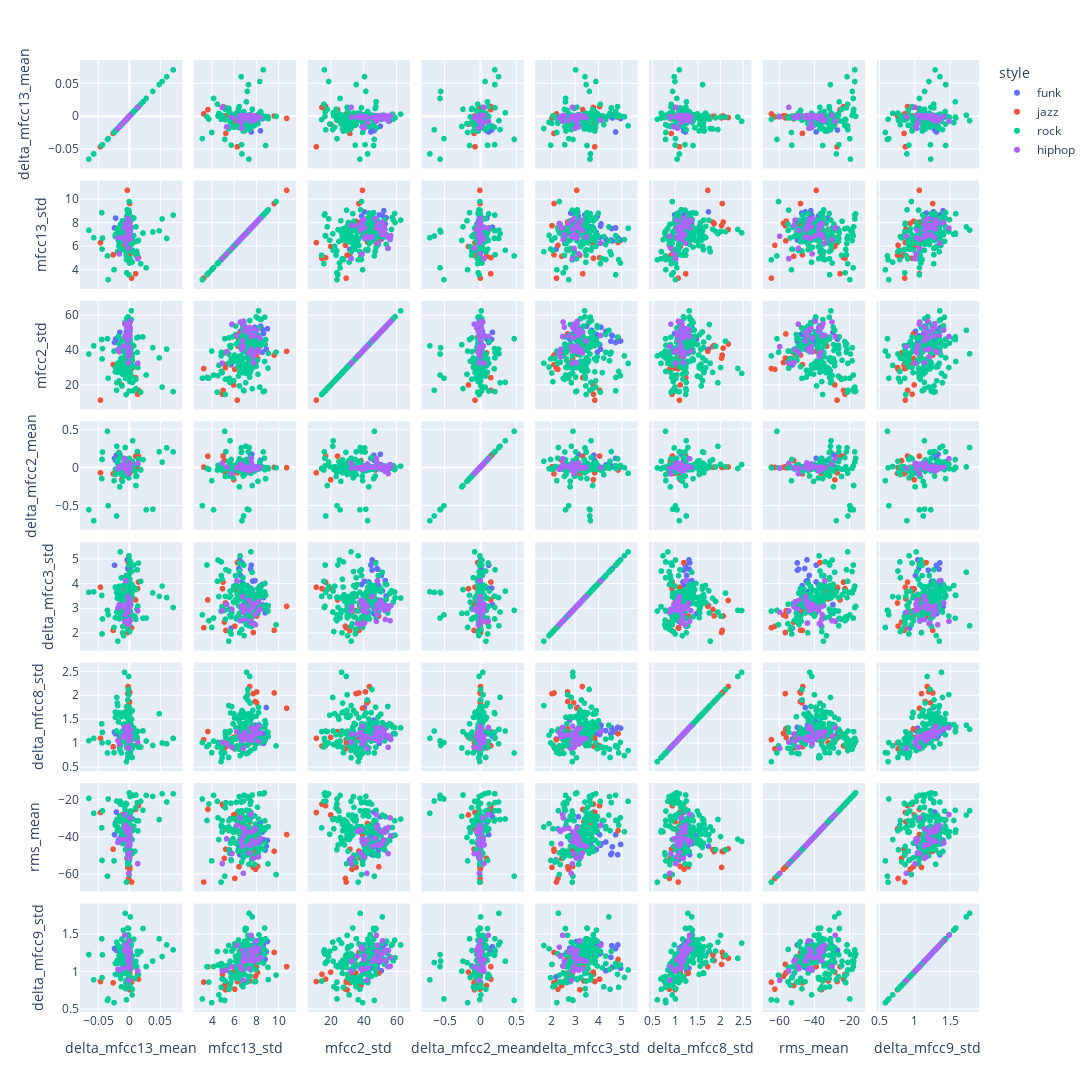

The cell this chart's notebook holds for it:
### Markdown cell above
Scatter plot of features

### Code cell
import plotly.express as px
lst=df.columns
lst=['style','mfcc1_std', 'flux_mean', 'delta_mfcc1_std', 'flux_std', 'mfcc2_mean',
       'mfcc9_mean', 'delta_mfcc10_std', 'zcr_std', 'mfcc13_mean',
       'mfcc8_mean', 'delta_mfcc2_std', 'mfcc11_mean', 'centroid_std',
       'mfcc10_mean', 'rms_std', 'centroid_mean', 'onsets_mid_std',
       'delta_mfcc13_mean', 'mfcc13_std', 'mfcc2_std', 'delta_mfcc2_mean',
       'delta_mfcc3_std', 'delta_mfcc8_std', 'rms_mean', 'delta_mfcc9_std']
fig = px.scatter_matrix(df[lst],dimensions=['delta_mfcc13_mean', 'mfcc13_std', 'mfcc2_std', 'delta_mfcc2_mean',
       'delta_mfcc3_std', 'delta_mfcc8_std', 'rms_mean', 'delta_mfcc9_std'],color='style')
fig.update_layout(
    autosize=True,
    width=1500,
    height=1500
)
fig.show()

### Figure 1 — Plotly figure (JSON) as saved in the notebook; plotly's stock layout.template omitted (floating-point values rounded to 4 significant figures; data arrays with more than 128 entries replaced by an {"elided": "..."} marker saying what was removed)
{"data": [{"dimensions": [{"axis": {"matches": true}, "label": "delta_mfcc13_mean", "values": [0.0005065, 0.0006452, -0.0001418, 0.001017, 0.0005504, 0.00132, -0.0002619, -0.0002398, -0.0004995, -0.001714, -0.02074, -0.02193, -0.01505, -0.003539, 0.0009894, -0.02369, -0.003159, -0.004489, -0.00229, -0.000465, 0.0003841, -0.0009843, -0.000316, -0.0005486, -0.0007272, -0.000922, -0.001229, 0.0005822]}, {"axis": {"matches": true}, "label": "mfcc13_std", "values": [6.735, 7.914, 6.54, 7.22, 5.751, 7.521, 8.943, 6.741, 7.319, 7.713, 7.52, 8.412, 7.628, 8.575, 7.52, 7.575, 6.529, 6.614, 6.463, 8.839, 7.504, 7.419, 8.685, 7.658, 8.679, 8.434, 9.041, 8.617]}, {"axis": {"matches": true}, "label": "mfcc2_std", "values": [45.27, 53.3, 45.27, 49.28, 31.61, 46.44, 40.59, 43.31, 46.4, 40.55, 46.38, 46.5, 50.35, 38.87, 48.71, 44.54, 45.37, 50.97, 48.35, 43.49, 48.0, 51.63, 49.7, 43.38, 44.14, 53.87, 52.43, 51.82]}, {"axis": {"matches": true}, "label": "delta_mfcc2_mean", "values": [0.01459, 0.005319, 0.009726, 0.01081, 0.002114, 0.009531, 0.0003808, -0.01902, 0.005888, -0.0106, 0.1648, 0.0989, 0.1769, -0.004759, 0.01779, 0.1237, 0.009758, 0.03628, 0.01642, -0.003164, 0.005306, -0.002571, 0.002451, -0.0008744, -0.004121, 0.004854, -0.01035, 0.005459]}, {"axis": {"matches": true}, "label": "delta_mfcc3_std", "values": [4.853, 4.132, 4.557, 3.928, 2.2, 2.785, 3.122, 4.077, 3.705, 4.112, 3.827, 3.849, 3.158, 3.973, 4.596, 4.759, 4.976, 4.341, 4.623, 2.827, 3.758, 3.721, 3.017, 3.681, 3.44, 3.507, 3.07, 3.145]}, {"axis": {"matches": true}, "label": "delta_mfcc8_std", "values": [1.335, 1.379, 1.198, 1.198, 1.09, 1.485, 1.75, 1.184, 1.222, 1.289, 1.213, 1.197, 1.147, 1.332, 1.323, 1.235, 1.316, 1.266, 1.276, 1.076, 1.295, 1.179, 0.998, 1.224, 1.205, 1.108, 1.229, 1.101]}, {"axis": {"matches": true}, "label": "rms_mean", "values": [-49.52, -43.64, -49.43, -46.76, -52.33, -39.3, -44.89, -38.74, -41.56, -44.36, -26.48, -32.1, -29.05, -37.41, -48.75, -38.69, -43.96, -42.67, -45.26, -47.01, -41.61, -42.31, -46.67, -44.09, -41.29, -42.54, -41.77, -42.22]}, {"axis": {"matches": true}, "label": "delta_mfcc9_std", "values": [1.359, 1.372, 1.193, 1.288, 0.9305, 1.315, 1.267, 1.239, 1.227, 1.25, 1.287, 1.318, 1.334, 1.356, 1.349, 1.31, 1.046, 1.013, 1.059, 1.166, 1.316, 1.278, 1.128, 1.253, 1.362, 1.254, 1.405, 1.316]}], "hovertemplate": "style=funk<br>%{xaxis.title.text}=%{x}<br>%{yaxis.title.text}=%{y}<extra></extra>", "legendgroup": "funk", "marker": {"color": "#636efa", "symbol": "circle"}, "name": "funk", "showlegend": true, "type": "splom"}, {"dimensions": [{"axis": {"matches": true}, "label": "delta_mfcc13_mean", "values": [0.0004593, 0.0007014, -0.0001437, 0.0007323, -0.001697, -0.0004906, -0.0001046, 0.001066, -0.002249, 0.003926, -0.003568, 0.0008235, 0.01047, -0.002932, 0.01378, -0.04641, -0.004542, 0.01508, -0.01186, 0.0006972, -0.02594, -0.00115, -0.0005984, 0.0009974]}, {"axis": {"matches": true}, "label": "mfcc13_std", "values": [7.945, 8.078, 8.068, 6.471, 7.439, 6.382, 8.154, 8.062, 7.762, 3.28, 5.148, 5.242, 3.66, 10.78, 4.98, 6.314, 7.447, 5.032, 5.987, 9.653, 5.274, 6.331, 6.09, 7.969]}, {"axis": {"matches": true}, "label": "mfcc2_std", "values": [42.75, 41.25, 42.18, 49.42, 43.64, 42.39, 35.29, 37.77, 35.5, 29.46, 38.51, 30.01, 24.21, 39.42, 14.67, 11.25, 29.61, 16.86, 20.0, 37.25, 31.73, 47.57, 29.0, 32.97]}, {"axis": {"matches": true}, "label": "delta_mfcc2_mean", "values": [0.008113, 0.005052, 0.006534, 0.009305, 0.009471, 0.008254, 0.001785, -0.01017, 0.01239, 0.007926, 0.09363, -0.07474, 0.153, 0.0005976, -0.005718, -0.06727, -0.06178, 0.1545, -0.1589, 0.003414, -0.08105, -0.02999, 0.003797, 0.006113]}, {"axis": {"matches": true}, "label": "delta_mfcc3_std", "values": [2.698, 2.694, 2.956, 2.695, 3.325, 3.716, 2.914, 3.102, 2.024, 2.216, 2.446, 3.223, 3.347, 3.088, 3.807, 3.863, 3.389, 4.072, 3.8, 2.111, 2.109, 4.865, 2.279, 2.734]}, {"axis": {"matches": true}, "label": "delta_mfcc8_std", "values": [1.875, 2.077, 1.849, 1.302, 2.189, 1.132, 1.121, 1.116, 2.041, 1.077, 0.9019, 1.009, 1.246, 1.735, 0.9412, 1.105, 1.007, 0.9482, 1.125, 2.055, 0.9257, 1.202, 0.8818, 1.207]}, {"axis": {"matches": true}, "label": "rms_mean", "values": [-47.79, -47.95, -46.81, -56.05, -46.33, -32.69, -55.85, -50.66, -56.39, -64.33, -51.52, -35.6, -25.03, -38.64, -22.17, -26.71, -31.7, -23.03, -28.01, -47.64, -46.56, -36.53, -62.37, -57.4]}, {"axis": {"matches": true}, "label": "delta_mfcc9_std", "values": [1.15, 1.201, 1.223, 0.9808, 1.18, 0.9663, 0.988, 1.066, 1.098, 0.8601, 0.8151, 0.7579, 1.068, 1.068, 0.966, 0.8681, 0.8763, 0.9001, 0.9945, 1.258, 0.8506, 1.164, 0.7661, 0.9382]}], "hovertemplate": "style=jazz<br>%{xaxis.title.text}=%{x}<br>%{yaxis.title.text}=%{y}<extra></extra>", "legendgroup": "jazz", "marker": {"color": "#EF553B", "symbol": "circle"}, "name": "jazz", "showlegend": true, "type": "splom"}, {"dimensions": [{"axis": {"matches": true}, "label": "delta_mfcc13_mean", "values": {"elided": "167 float values"}}, {"axis": {"matches": true}, "label": "mfcc13_std", "values": {"elided": "167 float values"}}, {"axis": {"matches": true}, "label": "mfcc2_std", "values": {"elided": "167 float values"}}, {"axis": {"matches": true}, "label": "delta_mfcc2_mean", "values": {"elided": "167 float values"}}, {"axis": {"matches": true}, "label": "delta_mfcc3_std", "values": {"elided": "167 float values"}}, {"axis": {"matches": true}, "label": "delta_mfcc8_std", "values": {"elided": "167 float values"}}, {"axis": {"matches": true}, "label": "rms_mean", "values": {"elided": "167 float values"}}, {"axis": {"matches": true}, "label": "delta_mfcc9_std", "values": {"elided": "167 float values"}}], "hovertemplate": "style=rock<br>%{xaxis.title.text}=%{x}<br>%{yaxis.title.text}=%{y}<extra></extra>", "legendgroup": "rock", "marker": {"color": "#00cc96", "symbol": "circle"}, "name": "rock", "showlegend": true, "type": "splom"}, {"dimensions": [{"axis": {"matches": true}, "label": "delta_mfcc13_mean", "values": [-0.002066, 0.001321, -0.0097, -0.0181, -0.01596, -0.005449, 0.01388, -0.002762, 0.001087, -0.007188, -0.003642, -0.0007688, 0.001288, -0.00122, -0.00122, -0.0008419, -0.00719, -0.006001, 0.001529, 4.427e-05, 0.001809, 0.001323, -0.001012, -0.0009303, -0.0006112, -0.002092, -0.0007932, -0.001818]}, {"axis": {"matches": true}, "label": "mfcc13_std", "values": [6.797, 7.371, 6.694, 6.731, 5.354, 6.279, 4.955, 7.014, 6.896, 6.771, 7.447, 7.396, 7.625, 5.837, 7.588, 8.24, 7.559, 7.916, 6.587, 8.057, 7.697, 6.995, 7.788, 8.233, 6.864, 7.952, 7.75, 8.368]}, {"axis": {"matches": true}, "label": "mfcc2_std", "values": [45.42, 38.47, 42.46, 40.48, 39.15, 48.56, 32.53, 50.96, 56.73, 55.28, 53.11, 50.39, 48.57, 55.09, 40.67, 39.48, 47.94, 48.43, 56.31, 51.69, 52.54, 53.35, 32.82, 40.31, 42.12, 38.81, 36.34, 47.14]}, {"axis": {"matches": true}, "label": "delta_mfcc2_mean", "values": [0.006787, -0.00512, 0.04928, -0.01459, 0.009052, -0.0005068, 0.05825, -0.02234, 0.01271, -0.01249, -0.04394, 0.000891, 0.06266, -0.0771, -0.001162, 0.003815, 0.119, 0.01284, 0.04218, 0.007515, 0.0214, 0.01206, -0.004571, -0.003906, -0.005612, -0.02118, 0.000886, 0.005339]}, {"axis": {"matches": true}, "label": "delta_mfcc3_std", "values": [3.485, 3.333, 3.091, 3.021, 3.167, 4.123, 2.905, 2.988, 3.106, 3.101, 2.914, 3.314, 3.173, 2.978, 2.409, 2.908, 2.481, 2.741, 2.503, 3.223, 3.088, 2.555, 3.073, 3.271, 2.848, 2.337, 2.389, 2.968]}, {"axis": {"matches": true}, "label": "delta_mfcc8_std", "values": [1.098, 1.106, 1.142, 1.058, 0.9826, 1.245, 1.023, 1.227, 1.08, 1.16, 1.15, 1.073, 1.06, 0.9153, 1.136, 1.359, 1.33, 1.172, 1.141, 1.311, 1.282, 1.17, 1.194, 1.048, 0.8926, 1.228, 1.192, 1.208]}, {"axis": {"matches": true}, "label": "rms_mean", "values": [-44.93, -48.58, -41.5, -42.85, -40.96, -33.7, -54.34, -37.28, -39.21, -34.83, -37.29, -44.33, -44.15, -48.92, -43.69, -42.36, -27.78, -35.25, -29.62, -43.16, -41.58, -35.56, -51.38, -50.71, -59.59, -36.04, -36.88, -40.66]}, {"axis": {"matches": true}, "label": "delta_mfcc9_std", "values": [1.139, 1.038, 1.048, 1.032, 1.021, 1.355, 1.009, 1.229, 1.187, 1.286, 1.292, 1.155, 1.155, 1.067, 1.216, 1.306, 1.488, 1.27, 1.073, 1.413, 1.266, 1.143, 1.142, 1.163, 0.8834, 1.329, 1.206, 1.193]}], "hovertemplate": "style=hiphop<br>%{xaxis.title.text}=%{x}<br>%{yaxis.title.text}=%{y}<extra></extra>", "legendgroup": "hiphop", "marker": {"color": "#ab63fa", "symbol": "circle"}, "name": "hiphop", "showlegend": true, "type": "splom"}], "layout": {"autosize": true, "dragmode": "select", "height": 1500, "legend": {"title": {"text": "style"}, "tracegroupgap": 0}, "margin": {"t": 60}, "width": 1500}}
